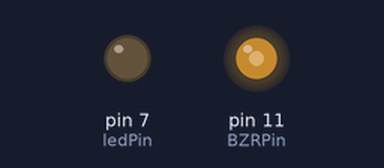
Recording of a program running on a simulated Raspberry Pi (header pin numbers). Shown: output pins drawn as LEDs (lit = HIGH). At 23.9 s the program stops and its outputs stay as they are.

Above: at 0.1 s.
At 10.7 s:
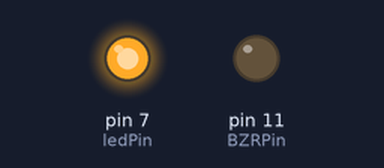
At 18.4 s:
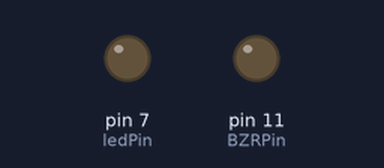
At 23.4 s:
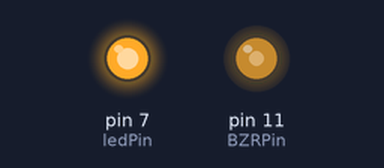
Timing chart, 0 to 24.9 s (numbered marks = the images above):
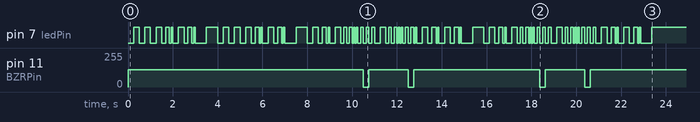

The program:

starwars.py
```python
#!/usr/bin/python
import RPi.GPIO as GPIO
import time

#physical location
BZRPin = 11
ledPin = 7

GPIO.setmode(GPIO.BOARD)
GPIO.setup(BZRPin, GPIO.OUT)
GPIO.setup(ledPin, GPIO.OUT)
GPIO.output(BZRPin, GPIO.LOW)
GPIO.output(ledPin, GPIO.HIGH)

p = GPIO.PWM(BZRPin, 50)
p.start(50)
beat = 1

cL = 129
cLS = 139
dL = 146
dLS= 156
eL= 163
fL= 173
fLS= 185
gL= 194
gLS= 207
aL= 219
aLS= 228
bL= 232
c= 261
cS= 277
d= 294
dS= 311
e= 329
f= 349
fS= 370
g= 391
gS= 415
a= 440
aS= 455
b= 466
cH= 523
cHS= 554
dH= 587
dHS= 622
eH= 659
fH= 698
fHS= 740
gH= 784
gHS= 830
aH= 880
aHS= 910
bH= 933

def light(pause):
  GPIO.output(ledPin, GPIO.LOW)
  time.sleep(pause/2)
  GPIO.output(ledPin, GPIO.HIGH)
  time.sleep(pause/2)

try:
  #while True:
    p.ChangeFrequency(a)
    light(beat*.5)
    p.ChangeFrequency(a)
    light(beat*.5)
    p.ChangeFrequency(a)
    light(beat*.5)
    p.ChangeFrequency(f)
    light(beat*.35)
    p.ChangeFrequency(cH)
    light(beat*.15)

    p.ChangeFrequency(a)
    light(beat*0.5)
    p.ChangeFrequency(f)
    light(beat*.35)
    p.ChangeFrequency(cH)
    light(beat*.15)
    p.ChangeFrequency(a)
    light(beat)
    p.ChangeFrequency(eH)
    light(beat*.5)

    p.ChangeFrequency(eH)
    light(beat*.5)
    p.ChangeFrequency(eH)
    light(beat*.5)
    p.ChangeFrequency(fH)
    light(beat*.35)
    p.ChangeFrequency(cH)
    light(beat*.15)
    p.ChangeFrequency(gS)
    light(beat*0.5)

    p.ChangeFrequency(f)
    light(beat*.35)
    p.ChangeFrequency(cH)
    light(beat*.15)
    p.ChangeFrequency(a)
    light(beat)
    p.ChangeFrequency(aH)
    light(beat*.5)
    p.ChangeFrequency(a)
    light(beat*.35)

    p.ChangeFrequency(a)
    light(beat*.15)
    p.ChangeFrequency(aH)
    light(beat*0.5)
    p.ChangeFrequency(gHS)
    light(beat*.25)
    p.ChangeFrequency(gH)
    light(beat*.25)
    p.ChangeFrequency(fHS)
    light(beat*0.125)

    p.ChangeFrequency(fH)
    light(beat*.125)
    p.ChangeFrequency(fHS)
    light(beat*.25)

    p.stop()
    light(beat*.25)
    p.start(50)

    p.ChangeFrequency(aS)
    light(beat*.25)
    p.ChangeFrequency(dHS)
    light(beat*0.5)
    p.ChangeFrequency(dH)
    light(beat*.25)
    p.ChangeFrequency(cHS)
    light(beat*.25)
    p.ChangeFrequency(cH)
    light(beat*.125)

    p.ChangeFrequency(b)
    light(beat*0.125)
    p.ChangeFrequency(cH)
    light(beat*.25)

    p.stop()
    light(beat*.25)
    p.start(50)

    p.ChangeFrequency(f)
    light(beat*.125)
    p.ChangeFrequency(gS)
    light(beat*.5)
    p.ChangeFrequency(f)
    light(beat*0.375)
    p.ChangeFrequency(a)
    light(beat*.125)
    p.ChangeFrequency(cH)
    light(beat*.5)

    p.ChangeFrequency(a)
    light(beat*.375)
    p.ChangeFrequency(cH)
    light(beat*.125)
    p.ChangeFrequency(eH)
    light(beat)
    p.ChangeFrequency(aH)
    light(beat*.5)
    p.ChangeFrequency(a)
    light(beat*.35)

    p.ChangeFrequency(a)
    light(beat*.15)
    p.ChangeFrequency(aH)
    light(beat*.5)
    p.ChangeFrequency(gHS)
    light(beat*0.25)
    p.ChangeFrequency(gH)
    light(beat*.25)
    p.ChangeFrequency(fHS)
    light(beat*.125)

    p.ChangeFrequency(fH)
    light(beat*.125)
    p.ChangeFrequency(fHS)
    light(beat*.25)

    p.stop()
    light(beat*.25)
    p.start(50)

    p.ChangeFrequency(aS)
    light(beat*.25)
    p.ChangeFrequency(dHS)
    light(beat*.5)
    p.ChangeFrequency(dH)
    light(beat*0.25)
    p.ChangeFrequency(cHS)
    light(beat*.25)
    p.ChangeFrequency(cH)
    light(beat*.125)

    p.ChangeFrequency(b)
    light(beat*.125)
    p.ChangeFrequency(cH)
    light(beat*.25)

    p.stop()
    light(beat*.25)
    p.start(50)

    p.ChangeFrequency(f)
    light(beat*0.25)
    p.ChangeFrequency(gS)
    light(beat*.5)
    p.ChangeFrequency(f)
    light(beat*.375)
    p.ChangeFrequency(cH)
    light(beat*.125)
    p.ChangeFrequency(a)
    light(beat*.5)

    p.ChangeFrequency(f)
    light(beat*0.375)
    p.ChangeFrequency(c)
    light(beat*.125)
    p.ChangeFrequency(a)
    light(beat)

except KeyboardInterrupt:
  p.stop()
  GPIO.cleanup()
```
